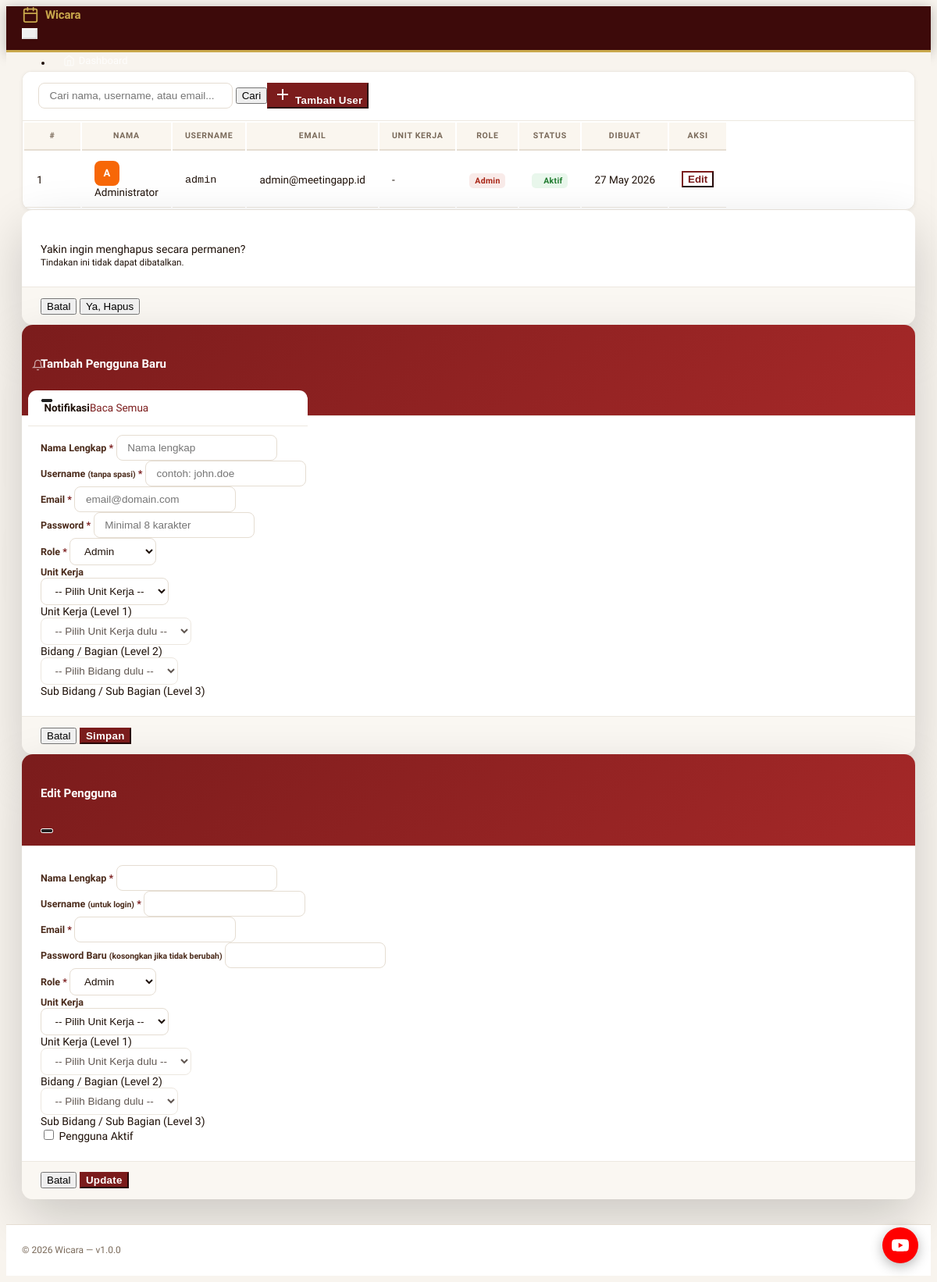
The app's page /users (signed in) with its own data.
### tables this page shows
CREATE TABLE IF NOT EXISTS users (
    id                   INT PRIMARY KEY AUTO_INCREMENT,
    username             VARCHAR(50)   NOT NULL UNIQUE,
    name                 VARCHAR(100)  NOT NULL,
    email                VARCHAR(100)  NOT NULL UNIQUE,
    password             VARCHAR(255)  NOT NULL,
    role                 ENUM('admin','sekretaris','peserta') NOT NULL DEFAULT 'peserta',
    department_id        INT           DEFAULT NULL,
    avatar               VARCHAR(255)  DEFAULT NULL,
    is_active            TINYINT(1)    NOT NULL DEFAULT 1,
    remember_token       VARCHAR(64)   DEFAULT NULL,
    reset_token          VARCHAR(64)   DEFAULT NULL,
    reset_token_expires  DATETIME      DEFAULT NULL,
    last_login           DATETIME      DEFAULT NULL,
    created_at           TIMESTAMP     DEFAULT CURRENT_TIMESTAMP,
    updated_at           TIMESTAMP     DEFAULT CURRENT_TIMESTAMP ON UPDATE CURRENT_TIMESTAMP
);

### app/views/users/index.php (the view, shortened to what the rows shown need)
<?php
$baseUrl = rtrim(BASE_URL, '/');
$roles   = ['admin' => 'Admin', 'sekretaris' => 'Sekretaris', 'peserta' => 'Peserta'];
?>
<div class="card">
  <div class="card-header">
    <div class="col">
      <form method="GET" action="<?= $baseUrl ?>/users" class="d-flex gap-2">
        <input type="text" name="q" value="<?= htmlspecialchars($search ?? '') ?>"
               class="form-control form-control-sm" style="width:220px;"
               placeholder="Cari nama, username, atau email...">
        <button class="btn btn-sm btn-outline-secondary">Cari</button>
      </form>
    </div>
    <div class="card-options">
      <button class="btn btn-primary btn-sm" data-bs-toggle="modal" data-bs-target="#modalAddUser">
        <svg xmlns="http://www.w3.org/2000/svg" class="icon" width="24" height="24"
             viewBox="0 0 24 24" fill="none" stroke="currentColor" stroke-width="2">
          <line x1="12" y1="5" x2="12" y2="19"/><line x1="5" y1="12" x2="19" y2="12"/>
        </svg> Tambah User
      </button>
    </div>
  </div>
  <div class="table-responsive">
    <table class="table table-vcenter card-table table-hover">
      <thead>
        <tr>
          <th style="width:40px;">#</th>
          <th>Nama</th><th>Username</th><th>Email</th><th>Unit Kerja</th><th>Role</th><th>Status</th>
          <th>Dibuat</th><th>Aksi</th>
        </tr>
      </thead>
      <tbody>
        <?php foreach ($users as $i => $u): ?>
        <tr id="row-<?= $u['id'] ?>">
          <td class="text-muted"><?= ($page - 1) * 10 + $i + 1 ?></td>
          <td>
            <div class="d-flex align-items-center gap-2">
              <span class="avatar avatar-sm"
                    style="background:#f76707;color:#fff;font-weight:700;flex-shrink:0;">
                <?= strtoupper(mb_substr($u['name'], 0, 1)) ?>
              </span>
              <div class="fw-semibold"><?= htmlspecialchars($u['name']) ?></div>
            </div>
          </td>
          <td class="text-muted"><code><?= htmlspecialchars($u['username']) ?></code></td>
          <td class="text-muted"><?= htmlspecialchars($u['email']) ?></td>
          <td class="text-muted"><?= htmlspecialchars($u['dept_name'] ?? '-') ?></td>
          <td>
            <span class="badge bg-<?= match($u['role']) {
              'admin'=>'red','sekretaris'=>'orange','peserta'=>'blue',default=>'secondary'
            } ?>-lt"><?= ucfirst($u['role']) ?></span>
          </td>
          <td>
            <?php if ($u['is_active']): ?>
            <span class="badge bg-green-lt">
              <span class="status-dot bg-green d-inline-block me-1"></span>Aktif
            </span>
            <?php else: ?>
            <span class="badge bg-secondary-lt">Nonaktif</span>
            <?php endif; ?>
          </td>
          <td class="text-muted small"><?= date('d M Y', strtotime($u['created_at'])) ?></td>
          <td>
            <?php
              $uJson = htmlspecialchars(json_encode($u, JSON_HEX_QUOT | JSON_HEX_APOS | JSON_HEX_TAG | JSON_UNESCAPED_UNICODE), ENT_QUOTES, 'UTF-8');
            ?>
            <div class="d-flex gap-1 flex-wrap">
              <button class="btn btn-sm btn-outline-primary btn-edit" data-user="<?= $uJson ?>">Edit</button>
            </div>
          </td>
        </tr>
        <?php endforeach; ?>
      </tbody>
    </table>
  </div>
</div>
<div class="modal modal-blur fade" id="modalHapusUser" tabindex="-1">
  <div class="modal-dialog modal-sm modal-dialog-centered">
    <div class="modal-content">
      <div class="modal-body">
        <div class="modal-title">Hapus Pengguna</div>
        <div class="text-secondary mt-2">
          Yakin ingin menghapus <strong id="hapus-nama"></strong> secara permanen?
          <br><small class="text-danger">Tindakan ini tidak dapat dibatalkan.</small>
        </div>
      </div>
      <div class="modal-footer">
        <button type="button" class="btn btn-link link-secondary me-auto" data-bs-dismiss="modal">Batal</button>
        <button type="button" id="btn-konfirmasi-hapus" class="btn btn-danger">Ya, Hapus</button>
      </div>
    </div>
  </div>
</div>
<div class="modal modal-blur fade" id="modalAddUser" tabindex="-1">
  <div class="modal-dialog modal-dialog-centered">
    <div class="modal-content">
      <form method="POST" action="<?= $baseUrl ?>/users">
        <div class="modal-header">
          <h5 class="modal-title">Tambah Pengguna Baru</h5>
          <button type="button" class="btn-close" data-bs-dismiss="modal"></button>
        </div>
        <div class="modal-body">
          <div class="mb-3">
            <label class="form-label required">Nama Lengkap</label>
            <input type="text" name="name" class="form-control" required placeholder="Nama lengkap">
          </div>
          <div class="mb-3">
            <label class="form-label required">Username <small class="text-muted">(tanpa spasi)</small></label>
            <input type="text" name="username" class="form-control" required
                   placeholder="contoh: john.doe" pattern="[a-zA-Z0-9._-]+">
          </div>
          <div class="mb-3">
            <label class="form-label required">Email</label>
            <input type="email" name="email" class="form-control" required placeholder="email@domain.com">
          </div>
          <div class="mb-3">
            <label class="form-label required">Password</label>
            <input type="password" name="password" class="form-control" required minlength="8" placeholder="Minimal 8 karakter">
          </div>
          <div class="mb-3">
            <label class="form-label required">Role</label>
            <select name="role" class="form-select" required>
              <?php foreach ($roles as $val => $label): ?>
              <option value="<?= $val ?>"><?= $label ?></option>
              <?php endforeach; ?>
            </select>
          </div>
          <div class="mb-0">
            <label class="form-label">Unit Kerja</label>
            <div class="row g-2">
              <div class="col-12">
                <select id="add-u1" class="form-select form-select-sm" onchange="cascadeUser('add',1)">
                  <option value="">-- Pilih Unit Kerja --</option>
                </select>
                <div class="form-text">Unit Kerja (Level 1)</div>
              </div>
              <div class="col-12">
                <select id="add-u2" class="form-select form-select-sm" disabled onchange="cascadeUser('add',2)">
                  <option value="">-- Pilih Unit Kerja dulu --</option>
                </select>
                <div class="form-text">Bidang / Bagian (Level 2)</div>
              </div>
              <div class="col-12">
                <select id="add-u3" class="form-select form-select-sm" disabled onchange="cascadeUser('add',3)">
                  <option value="">-- Pilih Bidang dulu --</option>
                </select>
                <div class="form-text">Sub Bidang / Sub Bagian (Level 3)</div>
              </div>
            </div>
          </div>
        </div>
        <div class="modal-footer">
          <button type="button" class="btn btn-link" data-bs-dismiss="modal">Batal</button>
          <button type="submit" class="btn btn-primary">Simpan</button>
        </div>
      </form>
    </div>
  </div>
</div>
<div class="modal modal-blur fade" id="modalEditUser" tabindex="-1">
  <div class="modal-dialog modal-dialog-centered">
    <div class="modal-content">
      <form method="POST" id="formEdit">
        <div class="modal-header">
          <h5 class="modal-title">Edit Pengguna</h5>
          <button type="button" class="btn-close" data-bs-dismiss="modal"></button>
        </div>
        <div class="modal-body">
          <div class="mb-3">
            <label class="form-label required">Nama Lengkap</label>
            <input type="text" name="name" id="edit-name" class="form-control" required>
          </div>
          <div class="mb-3">
            <label class="form-label required">Username <small class="text-muted">(untuk login)</small></label>
            <input type="text" name="username" id="edit-username" class="form-control" required pattern="[a-zA-Z0-9._-]+">
          </div>
          <div class="mb-3">
            <label class="form-label required">Email</label>
            <input type="email" name="email" id="edit-email" class="form-control" required>
          </div>
          <div class="mb-3">
            <label class="form-label">Password Baru <small class="text-muted">(kosongkan jika tidak berubah)</small></label>
            <input type="password" name="password" class="form-control" minlength="8">
          </div>
          <div class="mb-3">
            <label class="form-label required">Role</label>
            <select name="role" id="edit-role" class="form-select">
              <?php foreach ($roles as $val => $label): ?>
              <option value="<?= $val ?>"><?= $label ?></option>
              <?php endforeach; ?>
            </select>
          </div>
          <div class="mb-3">
            <label class="form-label">Unit Kerja</label>
            <div class="row g-2">
              <div class="col-12">
                <select id="edit-u1" class="form-select form-select-sm" onchange="cascadeUser('edit',1)">
                  <option value="">-- Pilih Unit Kerja --</option>
                </select>
                <div class="form-text">Unit Kerja (Level 1)</div>
              </div>
              <div class="col-12">
                <select id="edit-u2" class="form-select form-select-sm" disabled onchange="cascadeUser('edit',2)">
                  <option value="">-- Pilih Unit Kerja dulu --</option>
                </select>
                <div class="form-text">Bidang / Bagian (Level 2)</div>
              </div>
              <div class="col-12">
                <select id="edit-u3" class="form-select form-select-sm" disabled onchange="cascadeUser('edit',3)">
                  <option value="">-- Pilih Bidang dulu --</option>
                </select>
                <div class="form-text">Sub Bidang / Sub Bagian (Level 3)</div>
              </div>
            </div>
          </div>
          <div class="mb-0">
            <label class="form-check">
              <input type="checkbox" name="is_active" id="edit-active" class="form-check-input" value="1">
              <span class="form-check-label">Pengguna Aktif</span>
            </label>
          </div>
        </div>
        <div class="modal-footer">
          <button type="button" class="btn btn-link" data-bs-dismiss="modal">Batal</button>
          <button type="submit" class="btn btn-primary">Update</button>
        </div>
      </form>
    </div>
  </div>
</div>

### app/core/Router.php (shortened to what the rows shown need)
<?php
class Router {
    private array $routes = [];
    public function get(string $path, callable|array $handler): void {
        $this->routes['GET'][$path] = $handler;
    }
    public function post(string $path, callable|array $handler): void {
        $this->routes['POST'][$path] = $handler;
    }
    public function dispatch(string $method, string $uri): void {
        $uri = strtok($uri, '?') ?: '/';
        foreach ($this->routes[$method] ?? [] as $path => $handler) {
            $pattern = preg_replace('/\{[^}]+\}/', '([^/]+)', $path);
            if (preg_match("#^{$pattern}$#", $uri, $matches)) {
                array_shift($matches);
                $params = array_map(
                    fn($v) => ctype_digit($v) ? (int)$v : $v,
                    $matches
                );
                if (is_array($handler)) {
                    [$class, $action] = $handler;
                    (new $class)->$action(...$params);
                } else {
                    $handler(...$params);
                }
                return;
            }
        }
    }
}

### records on screen
users: i "1", name "A", name "Administrator", username "admin", email "admin@meetingapp.id", dept_name "-", role "Admin", is_active "Aktif", created_at "27 May 2026"

### other values on screen
form field role "Admin"
